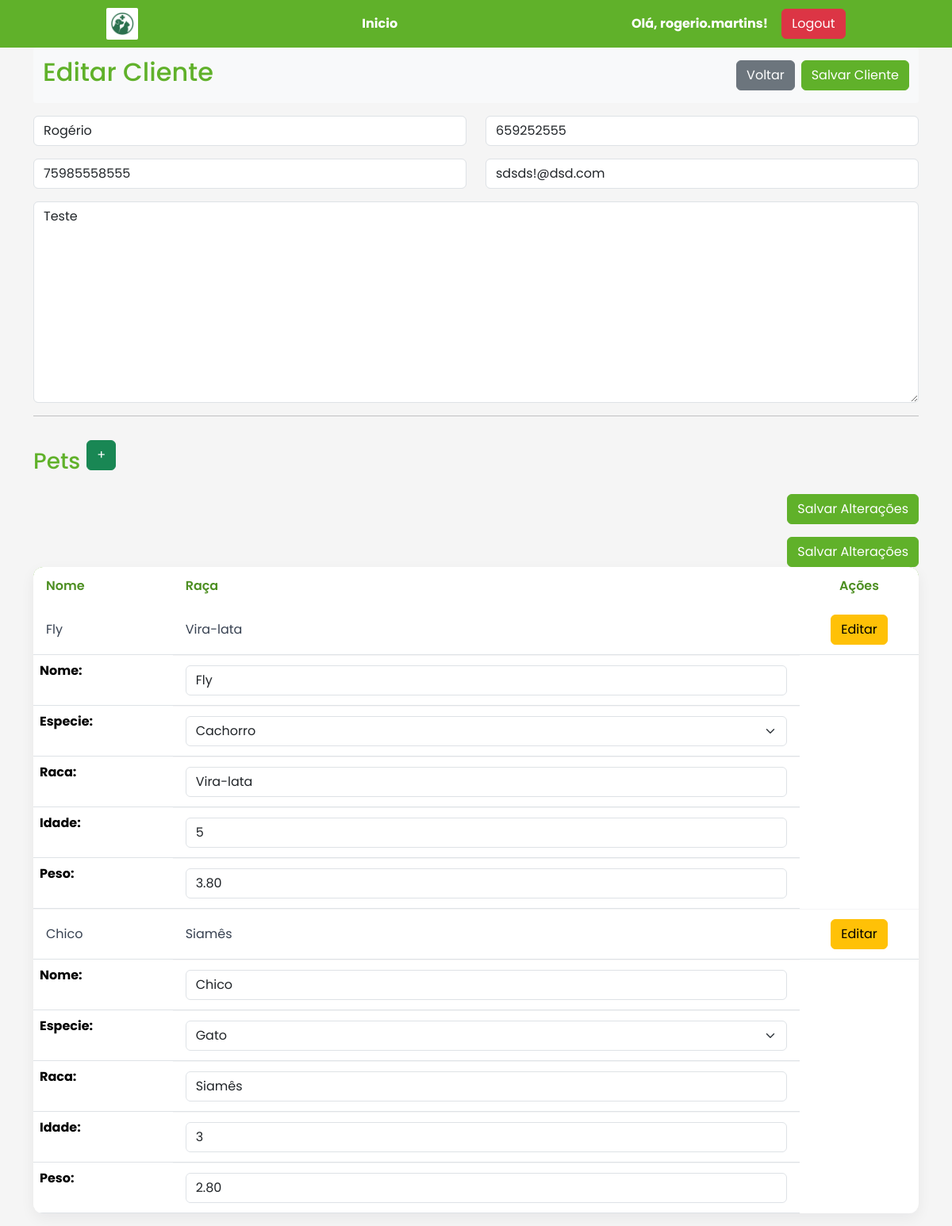
The page /clientes/1/edit/ (signed in) on the database as committed earlier.
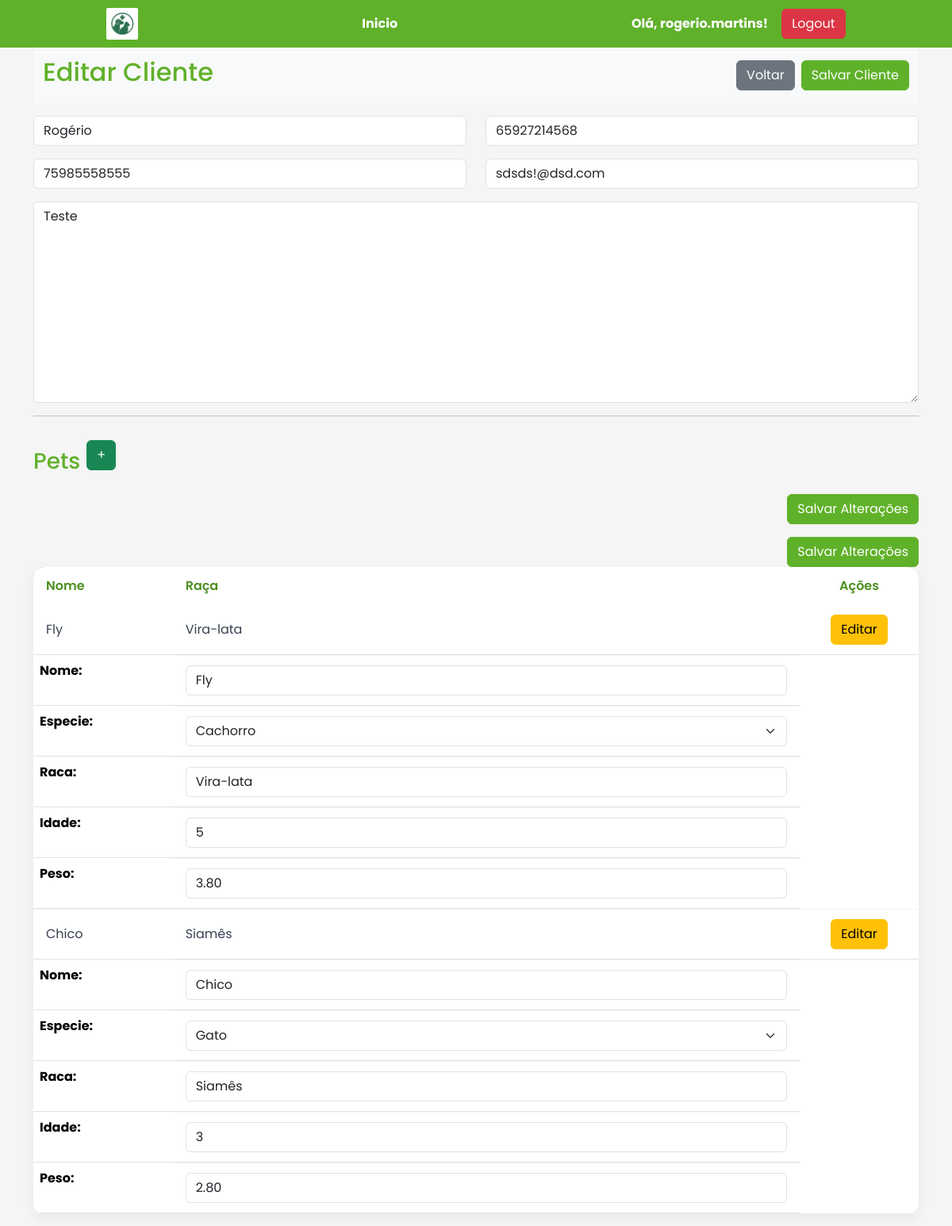
The same page on the database as committed later.
### core/models.py (models this page shows, shortened)
class Cliente(models.Model):
    usuario = models.OneToOneField(User,
                                   on_delete=models.CASCADE,
                                   related_name='cliente', null=True)
    nome = models.CharField(max_length=100)
    cpf = models.CharField(max_length=11, blank=True, null=True)
    telefone = models.CharField(max_length=15)
    email = models.EmailField()
    endereco = models.TextField()

class Animal(models.Model):
    ESPECIES = [
        ('C', 'Cachorro'),
        ('G', 'Gato'),
        ('O', 'Outros'),
    ]
    nome = models.CharField(max_length=100)
    especie = models.CharField(max_length=1, choices=ESPECIES)
    raca = models.CharField(max_length=100)
    idade = models.PositiveIntegerField(null=True, blank=True)
    peso = models.DecimalField(max_digits=5, decimal_places=2, null=True, blank=True)
    dono = models.ForeignKey(Cliente, on_delete=models.CASCADE, related_name='animais')

### core/views.py (the view)
# urls.py: path('clientes/<int:pk>/edit/', views.edit_cliente, name='edit_cliente'),
@login_required(login_url='login')
def edit_cliente(request, pk):
    cliente = get_object_or_404(Cliente, pk=pk)
    animais = cliente.animais.all()
    form_pet = AnimalForm()
    if request.method == 'POST':
        form = ClienteForm(request.POST, instance=cliente)
        if form.is_valid():
            form.save()
            return redirect('lista_clientes')
    else:
        form = ClienteForm(instance=cliente)
        forms_pet = {}
        for animal in animais:
            forms_pet[animal.id] = AnimalForm(instance=animal)
        print(forms_pet)
    return render(request, 'cliente/edit_cliente.html', {
        'form': form,
        'cliente': cliente,
        'animais': animais,
        'form_pet': form_pet,  # Add Pet
        'forms_pet': forms_pet  # Edit Pet
    })

### core/forms.py (shortened to what this page needs)
class ClienteForm(forms.ModelForm):
    class Meta:
        model = Cliente
        fields = ['nome', 'cpf', 'telefone', 'email', 'endereco']
    def __init__(self, *args, **kwargs):
        super().__init__(*args, **kwargs)
        for field in self.fields.values():
            field.widget.attrs.update({'class': 'form-control'})

class AnimalForm(forms.ModelForm):
    class Meta:
        model = Animal
        fields = ['nome', 'especie', 'raca', 'idade', 'peso']
        widgets = {
            'nome': forms.TextInput(attrs={'class': 'form-control'}),
            'idade': forms.NumberInput(attrs={'class': 'form-control'}),
            'especie': forms.Select(attrs={'class': 'form-select'}),
            'raca': forms.TextInput(attrs={'class': 'form-control'}),
            'peso': forms.NumberInput(attrs={'class': 'form-control'}),
        }

### core/templatetags/custom_tags.py (called while the page is built)
@register.filter
def get_item(dictionary, key):
    return dictionary.get(key)

### templates/cliente/edit_cliente.html (shortened to what this page needs)
{% extends 'base.html' %}
{% load custom_tags %}
{% block content %}
<form method="post">
     <div class="page-header">
        <h2 class="page-title">Editar Cliente</h2>
        <div class="d-flex align-items-center gap-2">
            <button type="button" onclick="window.history.back()" class="btn btn-secondary">Voltar</button>
            <button type="submit" class="btn btn-primary">Salvar Cliente</button>
        </div>
    </div>
    <div class="row">
        <div class="col-md-6 mb-3">
            {{ form.nome }}
        </div>
        <div class="col-md-6 mb-3">
            {{ form.cpf }}
        </div>
        <div class="col-md-6 mb-3">
            {{ form.telefone }}
        </div>
        <div class="col-md-6 mb-3">
            {{ form.email }}
        </div>
    </div>
    {{ form.endereco }}
    <hr>
</form>
<div class="d-flex align-items-center gap-2">
    <h3 class="page-title mt-4">Pets</h3>
    <button type="button" class="btn btn-success"
        data-bs-toggle="modal" data-bs-target="#animalModal">
        +
    </button>
</div>
<table class="table" id="animalTable">
    <thead>
        <tr>
            <th>Nome</th>
            <th>Raça</th>
            <th class="table-actions">Ações</th>
        </tr>
    </thead>
    <tbody>
    {% for animal in animais %}
        <tr data-animal-id="{{ animal.id }}">
            <td>{{ animal.nome }}</td>
            <td>{{ animal.raca }}</td>
            <td class="text-center">
                <button type="button"
                        class="btn btn-warning"
                        data-bs-toggle="modal"
                        data-bs-target="#animalEditModal{{ animal.id }}">
                    Editar
                </button>
            </td>
        </tr>
    <div class="modal fade" id="animalEditModal{{ animal.id }}" tabindex="-1">
        <div class="modal-dialog">
        <div class="modal-content">
            <div class="modal-body">
            <form class="animalEditForm" data-id="{{ animal.id }}">
                {{ forms_pet|get_item:animal.id }}
                <div class="mt-3 text-end">
                    <button type="submit" class="btn btn-primary">Salvar Alterações</button>
                </div>
            </form>
            </div>
        </div>
        </div>
    </div>
{% endfor %}
</table>
{% endblock %}

### templates/base.html (shortened to what this page needs)
{% load static %}
<!doctype html>
<html lang="en">
<head>
    <link href="https://cdn.jsdelivr.net/npm/bootstrap@5.3.7/dist/css/bootstrap.min.css" rel="stylesheet">
	<link href="https://cdn.jsdelivr.net/npm/fullcalendar@6.1.19/index.global.min.css" rel="stylesheet">
	<link rel="stylesheet" href="{% static 'styles.css' %}">
 	<link rel="stylesheet" href="{% static 'calendar.css' %}">
</head>
<body>
	<div class="navbar-clinica">
		<div>
			<img src="{% static 'images/logo.png' %}" alt="Veterinário" class="navbar-logo" width="40">
		</div>
		<div>
			<a class="navbar-link btn btn-transparent" href="{% url 'home' %}">Inicio</a>
		</div>
		<div>
			{% if request.user.is_authenticated %}
			<a class="navbar-link btn btn-transparent">Olá, {{ request.user.username }}!</a>
			<a class="btn btn-danger" href="{% url 'logout' %}">Logout</a>
			{% endif %}
		</div>
	</div>
	<div class="container">
	{% block content %}
	{% endblock %}
	</div>
</body>
</html>

### static/styles.css (style rules this page uses)
* { margin: 0; padding: 0; box-sizing: border-box; }
body { font-family: 'Poppins', sans-serif; background-color: #f5f5f5; }
:root { --bs-primary: #60b12a; --bs-primary-rgb: 96, 177, 42; --bs-link-color: #60b12a; }
.btn-primary { --bs-btn-bg: #60b12a; --bs-btn-border-color: #60b12a; --bs-btn-hover-bg: #4d8e22; --bs-btn-hover-border-color: #4d8e22; --bs-btn-color: #fff; --bs-btn-hover-color: #fff; --bs-btn-active-bg: #397011; --bs-btn-active-border-color: #397011; --bs-btn-active-color: #fff; }
.navbar-clinica { background-color: var(--bs-primary); height: 60px; display: flex; align-items: center; justify-content: space-around; }
.navbar-logo { max-height: 50px; background-color: white; border-radius: 5%; padding: 5px; }
.navbar-link { color: white; font-weight: bold; text-decoration: none; }
.page-title { color: var(--bs-primary); }
.page-header { display: flex; justify-content: space-between; align-items: center; background-color: #f8f9fa; padding: 0.75rem; margin-bottom: 1rem; border-radius: 0.25rem; }
.table-actions { width: 150px; text-align: center; }
.table { background: #fff; border-radius: 12px; overflow: hidden; box-shadow: 0 6px 18px rgba(15, 23, 42, 0.06); border-collapse: separate; border-spacing: 0; }
.table thead { background: var(--bs-primary); }
.table thead th { color: #4d8f22; font-weight: 600; padding: 12px 16px; border: none; vertical-align: middle; }
.table thead th:first-child { border-top-left-radius: 12px; }
.table thead th:last-child { border-top-right-radius: 12px; }
.table tbody td { padding: 12px 16px; vertical-align: middle; color: #374151; border-top: none; background: transparent; }
.table tbody tr+tr td { border-top: 1px solid rgba(15, 23, 42, 0.04); }
.table tbody tr { transition: background .18s ease, transform .12s ease; }

Rows that differ between the two databases and show on the page:
changed Cliente "Rogério": cpf "659252555" → "65927214568"
